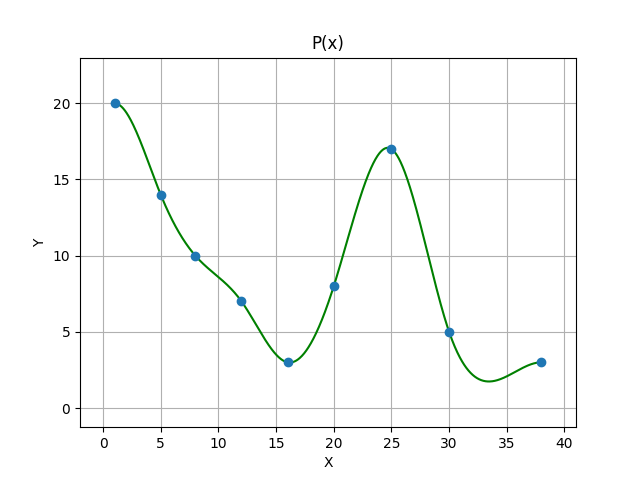

The Python source for this figure:
import sys

import numpy as np
import matplotlib.pyplot as plt

X = np.array([1, 5, 8, 12, 16, 20, 25, 30, 38], np.float)
Y = np.array([20, 14, 10, 7, 3, 8, 17, 5, 3], np.float)

num_points = 1000

if (len(sys.argv) > 1):
    if (sys.argv[1] == "-w"):
        X = np.sort(np.array(list(input(u"Пожалуйста, введите координаты узлов по X\n(в порядке возрастания):\n\t")
            .split(' ')), np.float))
        Y = np.array(list(input(u"Пожалуйста, введите координаты узлов по Y\n(в соответсвии с веденными X):\n\t")
            .split(' ')), np.float)
if (len(sys.argv) > 3):
    if (sys.argv[2] == "-np"):
        num_points = int(sys.argv[3])

N = len(X)
if (N != len(Y)):
    print("Len_X not equal len_Y")
    exit()

H_x = np.diff(X)
H_y = np.diff(Y)
H_n = N - 1

Alfa = 1 / H_x[1 : H_n - 1]
Gamma = 1 / H_x[1 : H_n - 1]
Beta = 2 * (1 / H_x[:H_n - 1] + 1 / H_x[1:])

dF = H_y / H_x
Delta = 3 * (dF[1:] / H_x[1:] + dF[:H_n-1] / H_x[:H_n-1])

TDM = np.diag(Alfa, k=-1) + np.diag(Beta, 0) + np.diag(Gamma, +1)
B = np.linalg.solve(TDM, Delta)
B = np.hstack([0, B, 0])
    
C = (3*dF - B[1:] - 2 * B[:H_n]) / H_x
D = (B[:H_n] + B[1:] - 2 * dF) / (H_x ** 2)

x_step = (X[N-1] - X[0]) / num_points

x_points = []
x_base = X[0]
for i in range(num_points):
    x_points.append(x_base+x_step*i)

y_points = []
for x_point in x_points:
    for i in range(N-1):
        if ((x_point >= X[i]) and (x_point <= X[i+1])):
            y_point = Y[i] + B[i] * (x_point - X[i]) + C[i] * ((x_point - X[i]) ** 2) + D[i] * ((x_point - X[i]) ** 3)
            y_points.append(y_point)

spline, nodes = plt.plot(x_points, y_points, "-g", X, Y, "o")

plt.axis([X[0]-3, X[N-1]+3, np.min(y_points)-3, np.max(y_points)+3])
plt.title(u'P(x)')
plt.xlabel(u'X')
plt.ylabel(u'Y')
plt.grid()
plt.savefig('cubic_spline.png', format = 'png')
plt.show()
